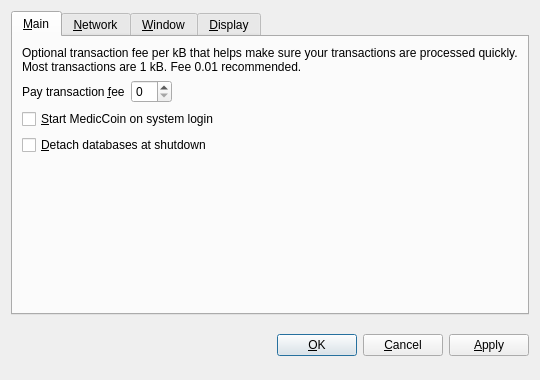
<?xml version="1.0" encoding="UTF-8"?>
<ui version="4.0">
 <class>OptionsDialog</class>
 <widget class="QDialog" name="OptionsDialog">
  <property name="geometry">
   <rect>
    <x>0</x>
    <y>0</y>
    <width>540</width>
    <height>380</height>
   </rect>
  </property>
  <property name="windowTitle">
   <string>Options</string>
  </property>
  <property name="modal">
   <bool>true</bool>
  </property>
  <layout class="QVBoxLayout" name="verticalLayout">
   <item>
    <widget class="QTabWidget" name="tabWidget">
     <property name="tabPosition">
      <enum>QTabWidget::North</enum>
     </property>
     <property name="currentIndex">
      <number>0</number>
     </property>
     <widget class="QWidget" name="tabMain">
      <attribute name="title">
       <string>&amp;Main</string>
      </attribute>
      <layout class="QVBoxLayout" name="verticalLayout_Main">
       <item>
        <widget class="QLabel" name="transactionFeeInfoLabel">
         <property name="text">
          <string>Optional transaction fee per kB that helps make sure your transactions are processed quickly. Most transactions are 1 kB. Fee 0.01 recommended.</string>
         </property>
         <property name="textFormat">
          <enum>Qt::PlainText</enum>
         </property>
         <property name="wordWrap">
          <bool>true</bool>
         </property>
        </widget>
       </item>
       <item>
        <layout class="QHBoxLayout" name="horizontalLayout_Main">
         <item>
          <widget class="QLabel" name="transactionFeeLabel">
           <property name="text">
            <string>Pay transaction &amp;fee</string>
           </property>
           <property name="textFormat">
            <enum>Qt::PlainText</enum>
           </property>
           <property name="buddy">
            <cstring>transactionFee</cstring>
           </property>
          </widget>
         </item>
         <item>
          <widget class="BitcoinAmountField" name="transactionFee"/>
         </item>
         <item>
          <spacer name="horizontalSpacer_Main">
           <property name="orientation">
            <enum>Qt::Horizontal</enum>
           </property>
           <property name="sizeHint" stdset="0">
            <size>
             <width>40</width>
             <height>20</height>
            </size>
           </property>
          </spacer>
         </item>
        </layout>
       </item>
       <item>
        <widget class="QCheckBox" name="bitcoinAtStartup">
         <property name="toolTip">
          <string>Automatically start MedicCoin after logging in to the system.</string>
         </property>
         <property name="text">
          <string>&amp;Start MedicCoin on system login</string>
         </property>
        </widget>
       </item>
       <item>
        <widget class="QCheckBox" name="detachDatabases">
         <property name="toolTip">
          <string>Detach block and address databases at shutdown. This means they can be moved to another data directory, but it slows down shutdown. The wallet is always detached.</string>
         </property>
         <property name="text">
          <string>&amp;Detach databases at shutdown</string>
         </property>
        </widget>
       </item>
       <item>
        <spacer name="verticalSpacer_Main">
         <property name="orientation">
          <enum>Qt::Vertical</enum>
         </property>
         <property name="sizeHint" stdset="0">
          <size>
           <width>20</width>
           <height>40</height>
          </size>
         </property>
        </spacer>
       </item>
      </layout>
     </widget>
     <widget class="QWidget" name="tabNetwork">
      <attribute name="title">
       <string>&amp;Network</string>
      </attribute>
      <layout class="QVBoxLayout" name="verticalLayout_Network">
       <item>
        <widget class="QCheckBox" name="mapPortUpnp">
         <property name="toolTip">
          <string>Automatically open the MedicCoin client port on the router. This only works when your router supports UPnP and it is enabled.</string>
         </property>
         <property name="text">
          <string>Map port using &amp;UPnP</string>
         </property>
        </widget>
       </item>
       <item>
        <widget class="QCheckBox" name="connectSocks">
         <property name="toolTip">
          <string>Connect to the MedicCoin network through a SOCKS proxy (e.g. when connecting through Tor).</string>
         </property>
         <property name="text">
          <string>&amp;Connect through SOCKS proxy:</string>
         </property>
        </widget>
       </item>
       <item>
        <layout class="QHBoxLayout" name="horizontalLayout_Network">
         <item>
          <widget class="QLabel" name="proxyIpLabel">
           <property name="text">
            <string>Proxy &amp;IP:</string>
           </property>
           <property name="textFormat">
            <enum>Qt::PlainText</enum>
           </property>
           <property name="buddy">
            <cstring>proxyIp</cstring>
           </property>
          </widget>
         </item>
         <item>
          <widget class="QValidatedLineEdit" name="proxyIp">
           <property name="maximumSize">
            <size>
             <width>140</width>
             <height>16777215</height>
            </size>
           </property>
           <property name="toolTip">
            <string>IP address of the proxy (e.g. 127.0.0.1)</string>
           </property>
          </widget>
         </item>
         <item>
          <widget class="QLabel" name="proxyPortLabel">
           <property name="text">
            <string>&amp;Port:</string>
           </property>
           <property name="textFormat">
            <enum>Qt::PlainText</enum>
           </property>
           <property name="buddy">
            <cstring>proxyPort</cstring>
           </property>
          </widget>
         </item>
         <item>
          <widget class="QLineEdit" name="proxyPort">
           <property name="maximumSize">
            <size>
             <width>55</width>
             <height>16777215</height>
            </size>
           </property>
           <property name="toolTip">
            <string>Port of the proxy (e.g. 9050)</string>
           </property>
          </widget>
         </item>
         <item>
          <widget class="QLabel" name="socksVersionLabel">
           <property name="text">
            <string>SOCKS &amp;Version:</string>
           </property>
           <property name="textFormat">
            <enum>Qt::PlainText</enum>
           </property>
           <property name="buddy">
            <cstring>socksVersion</cstring>
           </property>
          </widget>
         </item>
         <item>
          <widget class="QValueComboBox" name="socksVersion">
           <property name="toolTip">
            <string>SOCKS version of the proxy (e.g. 5)</string>
           </property>
          </widget>
         </item>
         <item>
          <spacer name="horizontalSpacer_Network">
           <property name="orientation">
            <enum>Qt::Horizontal</enum>
           </property>
           <property name="sizeHint" stdset="0">
            <size>
             <width>40</width>
             <height>20</height>
            </size>
           </property>
          </spacer>
         </item>
        </layout>
       </item>
       <item>
        <spacer name="verticalSpacer_Network">
         <property name="orientation">
          <enum>Qt::Vertical</enum>
         </property>
         <property name="sizeHint" stdset="0">
          <size>
           <width>20</width>
           <height>40</height>
          </size>
         </property>
        </spacer>
       </item>
      </layout>
     </widget>
     <widget class="QWidget" name="tabWindow">
      <attribute name="title">
       <string>&amp;Window</string>
      </attribute>
      <layout class="QVBoxLayout" name="verticalLayout_Window">
       <item>
        <widget class="QCheckBox" name="minimizeToTray">
         <property name="toolTip">
          <string>Show only a tray icon after minimizing the window.</string>
         </property>
         <property name="text">
          <string>&amp;Minimize to the tray instead of the taskbar</string>
         </property>
        </widget>
       </item>
       <item>
        <widget class="QCheckBox" name="minimizeOnClose">
         <property name="toolTip">
          <string>Minimize instead of exit the application when the window is closed. When this option is enabled, the application will be closed only after selecting Quit in the menu.</string>
         </property>
         <property name="text">
          <string>M&amp;inimize on close</string>
         </property>
        </widget>
       </item>
       <item>
        <spacer name="verticalSpacer_Window">
         <property name="orientation">
          <enum>Qt::Vertical</enum>
         </property>
         <property name="sizeHint" stdset="0">
          <size>
           <width>20</width>
           <height>40</height>
          </size>
         </property>
        </spacer>
       </item>
      </layout>
     </widget>
     <widget class="QWidget" name="tabDisplay">
      <attribute name="title">
       <string>&amp;Display</string>
      </attribute>
      <layout class="QVBoxLayout" name="verticalLayout_Display">
       <item>
        <layout class="QHBoxLayout" name="horizontalLayout_1_Display">
         <item>
          <widget class="QLabel" name="langLabel">
           <property name="text">
            <string>User Interface &amp;language:</string>
           </property>
           <property name="textFormat">
            <enum>Qt::PlainText</enum>
           </property>
           <property name="buddy">
            <cstring>lang</cstring>
           </property>
          </widget>
         </item>
         <item>
          <widget class="QValueComboBox" name="lang">
           <property name="toolTip">
            <string>The user interface language can be set here. This setting will take effect after restarting MedicCoin.</string>
           </property>
          </widget>
         </item>
        </layout>
       </item>
       <item>
        <layout class="QHBoxLayout" name="horizontalLayout_2_Display">
         <item>
          <widget class="QLabel" name="unitLabel">
           <property name="text">
            <string>&amp;Unit to show amounts in:</string>
           </property>
           <property name="textFormat">
            <enum>Qt::PlainText</enum>
           </property>
           <property name="buddy">
            <cstring>unit</cstring>
           </property>
          </widget>
         </item>
         <item>
          <widget class="QValueComboBox" name="unit">
           <property name="toolTip">
            <string>Choose the default subdivision unit to show in the interface and when sending coins.</string>
           </property>
          </widget>
         </item>
        </layout>
       </item>
       <item>
        <widget class="QCheckBox" name="displayAddresses">
         <property name="toolTip">
          <string>Whether to show MedicCoin addresses in the transaction list or not.</string>
         </property>
         <property name="text">
          <string>&amp;Display addresses in transaction list</string>
         </property>
        </widget>
       </item>
       <item>
        <widget class="QCheckBox" name="coinControlFeatures">
         <property name="toolTip">
          <string>Whether to show coin control features or not.</string>
         </property>
         <property name="text">
          <string>Display coin &amp;control features (experts only!)</string>
         </property>
        </widget>
       </item>
       <item>
        <spacer name="verticalSpacer_Display">
         <property name="orientation">
          <enum>Qt::Vertical</enum>
         </property>
         <property name="sizeHint" stdset="0">
          <size>
           <width>20</width>
           <height>40</height>
          </size>
         </property>
        </spacer>
       </item>
      </layout>
     </widget>
    </widget>
   </item>
   <item>
    <layout class="QHBoxLayout" name="horizontalLayout_Buttons">
     <item>
      <spacer name="horizontalSpacer_1">
       <property name="orientation">
        <enum>Qt::Horizontal</enum>
       </property>
       <property name="sizeHint" stdset="0">
        <size>
         <width>40</width>
         <height>48</height>
        </size>
       </property>
      </spacer>
     </item>
     <item>
      <widget class="QLabel" name="statusLabel">
       <property name="font">
        <font>
         <weight>75</weight>
         <bold>true</bold>
        </font>
       </property>
       <property name="text">
        <string/>
       </property>
       <property name="textFormat">
        <enum>Qt::PlainText</enum>
       </property>
       <property name="wordWrap">
        <bool>true</bool>
       </property>
      </widget>
     </item>
     <item>
      <spacer name="horizontalSpacer_2">
       <property name="orientation">
        <enum>Qt::Horizontal</enum>
       </property>
       <property name="sizeHint" stdset="0">
        <size>
         <width>40</width>
         <height>48</height>
        </size>
       </property>
      </spacer>
     </item>
     <item>
      <widget class="QPushButton" name="okButton">
       <property name="text">
        <string>&amp;OK</string>
       </property>
      </widget>
     </item>
     <item>
      <widget class="QPushButton" name="cancelButton">
       <property name="text">
        <string>&amp;Cancel</string>
       </property>
       <property name="autoDefault">
        <bool>false</bool>
       </property>
      </widget>
     </item>
     <item>
      <widget class="QPushButton" name="applyButton">
       <property name="text">
        <string>&amp;Apply</string>
       </property>
       <property name="autoDefault">
        <bool>false</bool>
       </property>
      </widget>
     </item>
    </layout>
   </item>
  </layout>
 </widget>
 <customwidgets>
  <customwidget>
   <class>BitcoinAmountField</class>
   <extends>QSpinBox</extends>
   <header>bitcoinamountfield.h</header>
  </customwidget>
  <customwidget>
   <class>QValueComboBox</class>
   <extends>QComboBox</extends>
   <header>qvaluecombobox.h</header>
  </customwidget>
  <customwidget>
   <class>QValidatedLineEdit</class>
   <extends>QLineEdit</extends>
   <header>qvalidatedlineedit.h</header>
  </customwidget>
 </customwidgets>
 <resources/>
 <connections/>
</ui>
